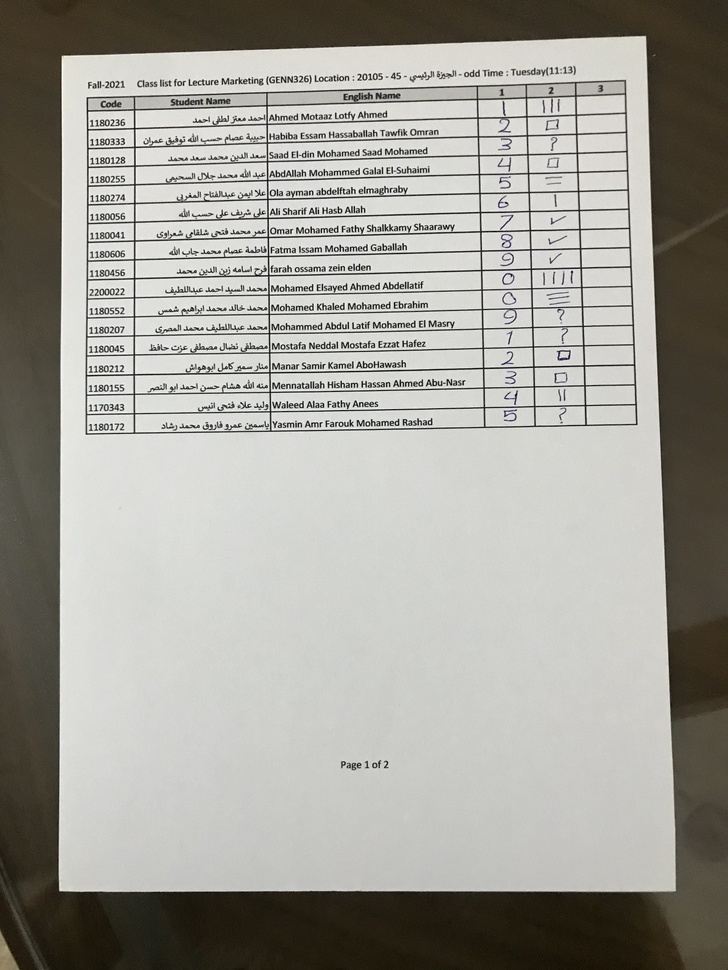
#> input picture Grades Sheet Model/Test Cases/1.jpg, 728 x 970 px, shrunk from 3024 x 4030 before the run
$ python -i grid_extraction.py   (imports and definitions only)
#> lines starting #> are read from the running program, lines starting #| are printed output that depends on the picture; after the words box and inside, x2 and y2 are one past the last pixel; in counts of white or black regions, pixels touching at a corner belong together
#> further down, picture is the input picture: shape (970, 728, 3); mean B, G, R 152.7, 159.6, 161.2
import cv2
import numpy as np
from functools import cmp_to_key
from utils import show_images


def compare_contours(a, b):
    br_a = cv2.boundingRect(a)
    br_b = cv2.boundingRect(b)
    if abs(br_a[0] - br_b[0]) <= 5:
        return br_a[1] - br_b[1]
    return br_a[0] - br_b[0]


def sorted_counter(contours):
    return sorted(contours, key=cmp_to_key(compare_contours))


def extract_grid(img):
    kernel_length = np.array(img).shape[1] // 40
    vertical_kernel = cv2.getStructuringElement(
        cv2.MORPH_RECT, (1, kernel_length))
    horizontal_kernel = cv2.getStructuringElement(
        cv2.MORPH_RECT, (kernel_length, 1))
    general_kernel = cv2.getStructuringElement(cv2.MORPH_RECT, (3, 3))

    if len(img.shape) == 3 and img.shape[2] == 3:
        img = cv2.cvtColor(img, cv2.COLOR_BGR2GRAY)
    _, img_bin = cv2.threshold(
        img, 127, 255, cv2.THRESH_BINARY | cv2.THRESH_OTSU)
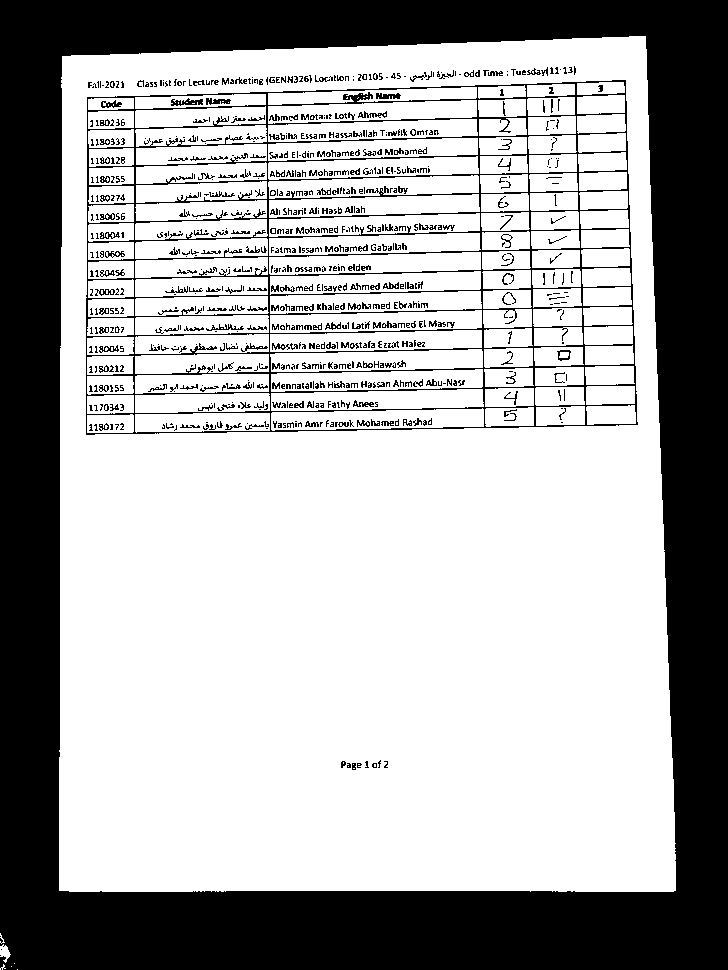
#> img_bin: shape (970, 728); 67.1% white; 803 black regions (534 under 20 px), largest, box (x1, y1, x2, y2) and area: (0, 0, 728, 970) 198188, (86, 80, 638, 435) 19235, (171, 98, 203, 106) 143
    img_bin = 255 - img_bin

    for i in range(img_bin.shape[0]):
        for j in range(20):
            img_bin[i][j] = 0
            img_bin[i][-j] = 0
#> img_bin: shape (970, 728); 27.5% white; 800 white regions (531 under 20 px), largest, box (x1, y1, x2, y2) and area: (20, 0, 709, 970) 160512, (86, 80, 638, 435) 19235, (171, 98, 203, 106) 143
    for i in range(20):
        for j in range(img_bin.shape[1]):
            img_bin[i][j] = 0
            img_bin[-i][j] = 0
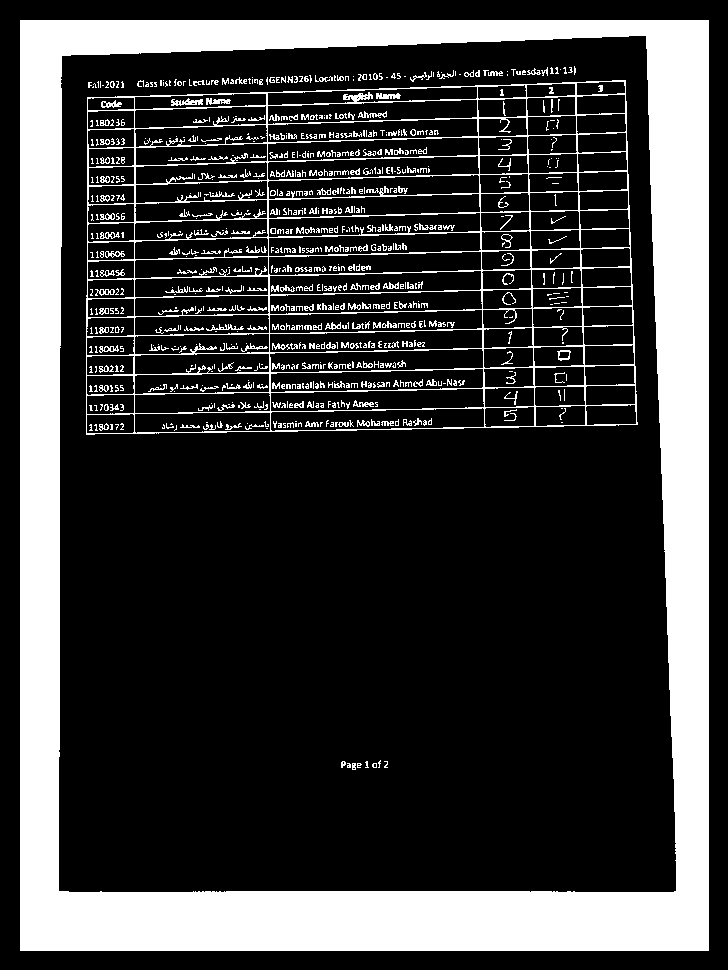
#> img_bin: shape (970, 728); 23.7% white; 800 white regions (531 under 20 px), largest, box (x1, y1, x2, y2) and area: (20, 20, 709, 951) 133641, (86, 80, 638, 435) 19235, (171, 98, 203, 106) 143

    vertical_lines_img = cv2.erode(img_bin, vertical_kernel, iterations=3)
#> vertical_lines_img: shape (970, 728); 11.7% white; 24 white regions (13 under 20 px), largest, box (x1, y1, x2, y2) and area: (20, 47, 709, 927) 81403, (134, 123, 136, 410) 310, (87, 124, 89, 303) 184
    vertical_lines_img = cv2.dilate(
        vertical_lines_img, vertical_kernel, iterations=3)
#> vertical_lines_img: shape (970, 728); 17.1% white; 10 white regions, largest, box (x1, y1, x2, y2) and area: (20, 23, 709, 954) 118225, (478, 113, 485, 431) 469, (267, 95, 271, 435) 462
    vertical_lines = cv2.HoughLinesP(
        vertical_lines_img, 1, np.pi / 180, 127, minLineLength=20, maxLineGap=10)
#> vertical_lines = 211 rows, first 6: [48, 953, 48, 23], [662, 23, 694, 953], [45, 953, 45, 23], [683, 23, 699, 953], [27, 23, 44, 953], [52, 953, 52, 23]

    for line in vertical_lines:
        for x1, y1, x2, y2 in line:
            vertical_lines_img = cv2.line(
                vertical_lines_img, (x1, 0), (x2, vertical_lines_img.shape[0]), (255, 255, 255), 1)
#> this loop made 211 passes
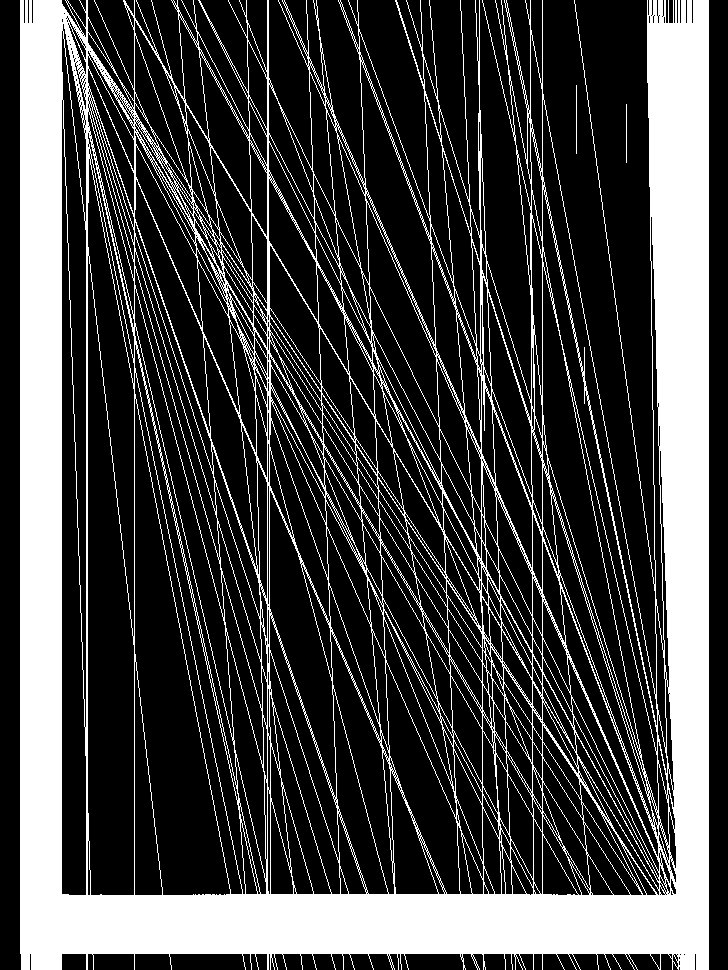
#> vertical_lines_img: shape (970, 728); 26.4% white; 3 white regions, box (x1, y1, x2, y2) and area: (20, 0, 709, 970) 186399, (576, 85, 577, 154) 69, (626, 104, 627, 163) 59

    horizontal_lines_img = cv2.erode(img_bin, horizontal_kernel, iterations=3)
#> horizontal_lines_img: shape (970, 728); 8.2% white; 142 white regions (111 under 20 px), largest, box (x1, y1, x2, y2) and area: (47, 891, 685, 951) 37895, (47, 20, 685, 374) 18262, (199, 373, 253, 374) 54
    horizontal_lines_img = cv2.dilate(
        horizontal_lines_img, horizontal_kernel, iterations=3)
#> horizontal_lines_img: shape (970, 728); 12.4% white; 36 white regions, largest, box (x1, y1, x2, y2) and area: (23, 891, 712, 951) 40955, (23, 20, 712, 374) 37285, (120, 267, 635, 279) 753
    horizontal_lines = cv2.HoughLinesP(
        horizontal_lines_img, 2, np.pi / 180, 127, minLineLength=20, maxLineGap=10)
#> horizontal_lines = 169 rows, first 6: [23, 935, 711, 935], [23, 912, 711, 912], [23, 920, 711, 920], [23, 931, 711, 931], [23, 908, 711, 908], [23, 925, 711, 925]
    for line in horizontal_lines:
        for x1, y1, x2, y2 in line:
            horizontal_lines_img = cv2.line(
                horizontal_lines_img, (0, y1), (horizontal_lines_img.shape[1], y2), (255, 255, 255), 1)
#> this loop made 169 passes
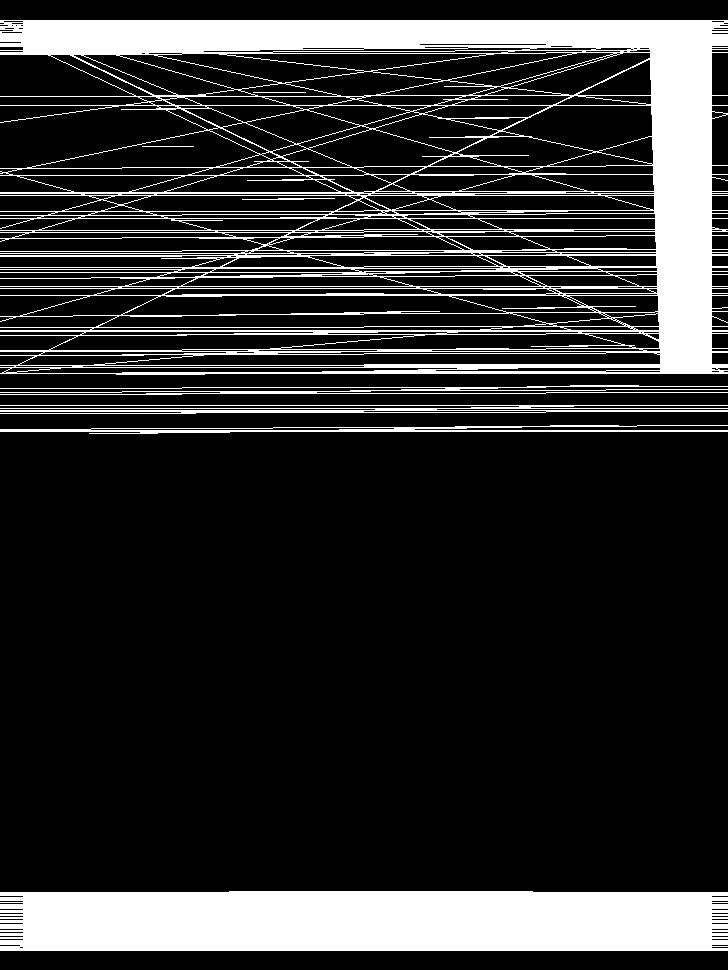
#> horizontal_lines_img: shape (970, 728); 18.5% white; 8 white regions, largest, box (x1, y1, x2, y2) and area: (0, 20, 728, 375) 78710, (0, 891, 728, 951) 42733, (0, 405, 728, 414) 3468

    grid_img = cv2.bitwise_and(
        vertical_lines_img, horizontal_lines_img)
#> grid_img: shape (970, 728); 9.9% white; 2896 white regions (2820 under 20 px), largest, box (x1, y1, x2, y2) and area: (20, 891, 709, 951) 39314, (647, 20, 709, 374) 19582, (20, 20, 104, 62) 2033
    grid_img = cv2.dilate(grid_img, general_kernel, iterations=3)
#> grid_img: shape (970, 728); 25% white; 397 white regions, largest, box (x1, y1, x2, y2) and area: (17, 888, 712, 954) 44584, (644, 17, 712, 377) 23020, (17, 17, 146, 113) 5492
    grid_img = cv2.erode(grid_img, general_kernel, iterations=1)
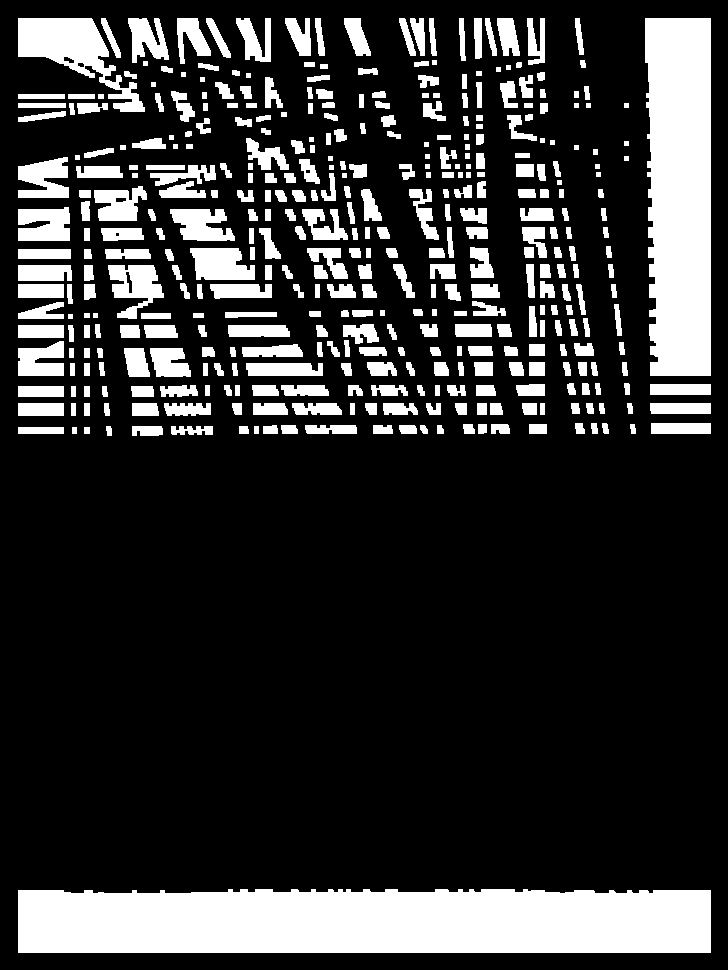
#> grid_img: shape (970, 728); 20.6% white; 403 white regions
    _, grid_img = cv2.threshold(
        grid_img, 127, 255, cv2.THRESH_OTSU)

    contours, _ = cv2.findContours(
        grid_img, cv2.RETR_TREE, cv2.CHAIN_APPROX_SIMPLE)
#> contours = 409 contours, 35 with area under 20; largest, box (x1, y1, x2, y2) and area: (18, 889, 711, 953) 42129, (645, 18, 711, 376) 21542, (18, 18, 145, 112) 4454, (108, 265, 164, 319) 1626, (190, 248, 255, 280) 1562
    contours = sorted_counter(contours)
#> in compare_contours, `br_a = cv2.boundingRect(a)`: br_a = (84, 427, 6, 7)
#> in compare_contours, `br_b = cv2.boundingRect(b)`: br_b = (18, 889, 693, 64)

    rows = []
    for contour in range(len(contours) - 1):
        x1, y1, w1, h1 = cv2.boundingRect(contours[contour])
        x2, y2, w2, h2 = cv2.boundingRect(contours[contour + 1])
        rows.append(y1)
        if (x1 != x2):
            break
#> this loop made 16 passes
#> (y1, w1, h1, x2, y2, w2, h2) on passes 1 to 8: (18, 127, 94, 18, 94, 47, 5), (94, 47, 5, 18, 103, 48, 5), (103, 48, 5, 18, 111, 48, 11), (111, 48, 11, 18, 157, 51, 41), (157, 51, 41, 18, 207, 52, 34), (207, 52, 34, 18, 249, 53, 10), (249, 53, 10, 18, 265, 54, 16), (265, 54, 16, 18, 284, 46, 14)
#> after the loop, rows = [18, 94, 103, 111, 157, 207, 249, 265, 284, 302, 325, 341, 386, 403, 427, 889]

    N = len(rows)
#> N = 16
    M = len(contours) // N
#> M = 25
    grid = []

    for x in range(1, N - 1):
        grid_row = []

        for y in range(0, M - 1):
            if y == 1 or y == 2:
                continue

            x1, y1, w1, h1 = cv2.boundingRect(contours[x + y * N])
            x2, y2, w2, h2 = cv2.boundingRect(contours[x + y * N + 1])
            x3, y3, w3, h3 = cv2.boundingRect(contours[x + (y + 1) * N + 1])

            grid_row.append(img[y1 + h1: y3, x2 + w2: x3])

        grid.append(grid_row)
#> after the loop, grid = 14 items

    return grid

>>> import cv2
>>> picture = cv2.imread('Test Cases/1.jpg')
>>> result = extract_grid(picture)
#> result = 14 items

$ run again, on Grades Sheet Model/Test Cases/10.jpg
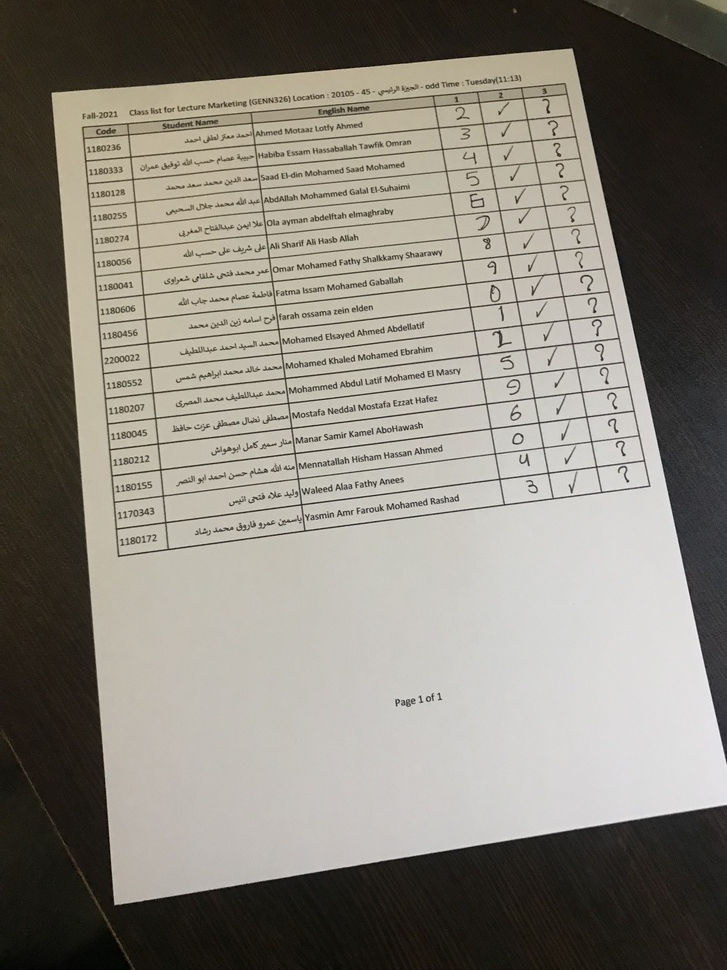
#> input picture Grades Sheet Model/Test Cases/10.jpg, 727 x 970 px, shrunk from 3024 x 4032 before the run
#> picture is the input picture: shape (970, 727, 3); mean B, G, R 121.9, 131.3, 135.7
#> after the loop in extract_grid, `for i in range(20):`:
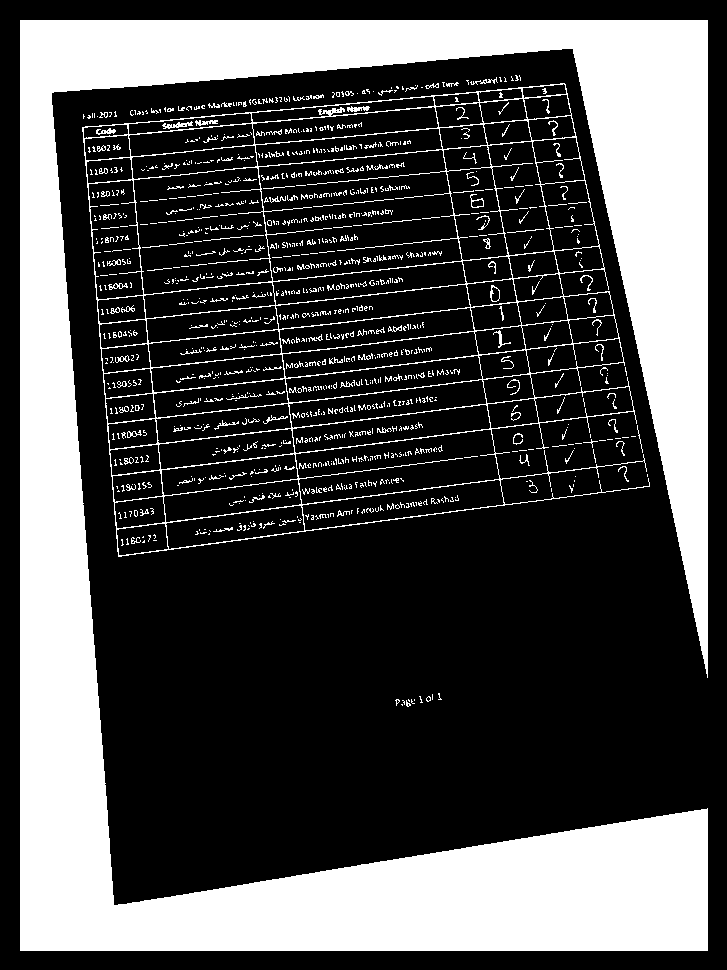
#> img_bin: shape (970, 727); 30.3% white; 1072 white regions (884 under 20 px), largest, box (x1, y1, x2, y2) and area: (20, 20, 708, 951) 187326, (82, 83, 650, 557) 13631, (162, 121, 193, 129) 112
#> vertical_lines = 350 rows, first 6: [45, 23, 77, 953], [31, 23, 47, 953], [41, 23, 58, 953], [23, 953, 23, 23], [33, 23, 49, 953], [49, 23, 81, 953]
#> the loop in extract_grid, `for line in vertical_lines:` made 350 passes
#> horizontal_lines = 364 rows, first 6: [61, 950, 61, 348], [23, 920, 710, 920], [23, 925, 710, 925], [23, 916, 710, 916], [23, 909, 710, 909], [23, 933, 710, 933]
#> the loop in extract_grid, `for line in horizontal_lines:` made 364 passes
#> in extract_grid, `grid_img = cv2.erode(grid_img, general_kernel, iterations=1)`:
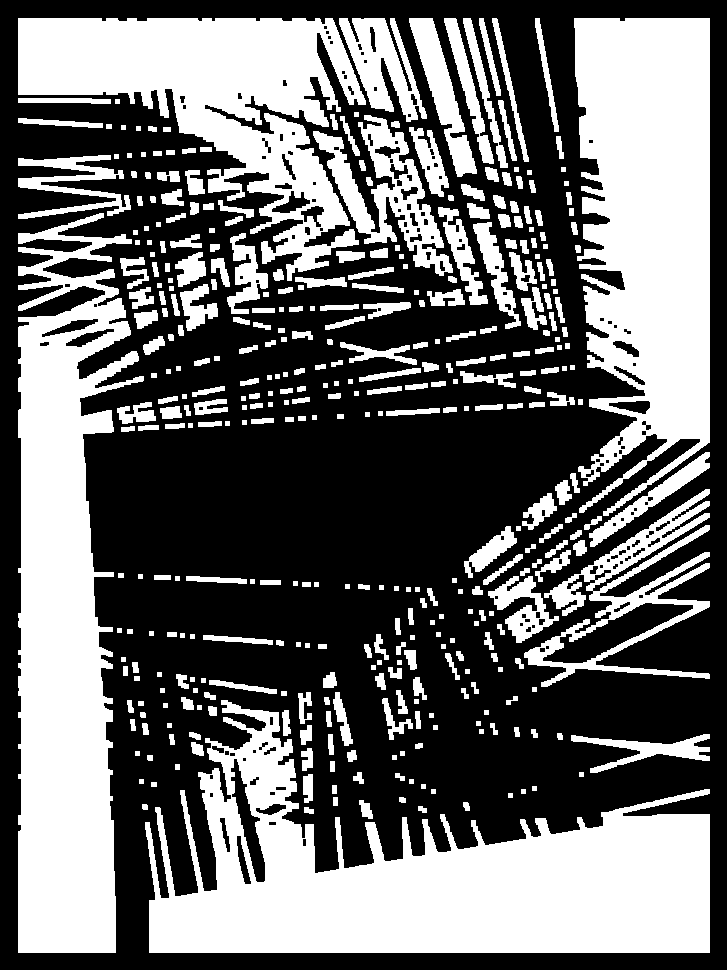
#> grid_img: shape (970, 727); 42.2% white; 394 white regions
#> contours = 549 contours, 185 with area under 20; largest, box (x1, y1, x2, y2) and area: (145, 700, 710, 953) 71666, (18, 213, 144, 953) 56554, (574, 18, 710, 516) 50945, (18, 18, 366, 281) 38626, (524, 489, 710, 687) 11786
#> br_a = (418, 806, 9, 7)
#> br_b = (304, 807, 10, 7)
#> the loop in extract_grid, `for contour in range(len(contours) - 1):` made 5 passes
#> (y1, w1, h1, x2, y2, w2, h2) on passes 1 to 5: (18, 348, 263, 18, 98, 93, 6), (98, 93, 6, 18, 118, 85, 10), (118, 85, 10, 18, 155, 113, 64), (155, 113, 64, 18, 213, 126, 740), (213, 126, 740, 41, 318, 58, 20)
#> after the loop in extract_grid, `for contour in range(len(contours) - 1):`: rows = [18, 98, 118, 155, 213]
#> N = 5
#> M = 109
#> after the loop in extract_grid, `for x in range(1, N - 1):`: grid = 3 items
